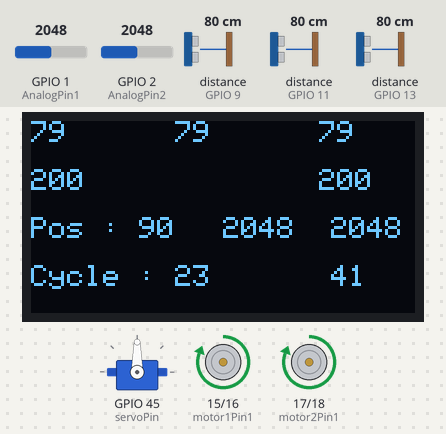
This sketch was run on a simulated ESP32-S3. Parts: 128×64 one-colour display, servo, motor-driver pin pairs drawn as motors (green arrow = first pin HIGH = forward, orange = second pin HIGH = backward, longer = more drive, scaled by the enable pin). Wiring (inferred from the names in the program): 3 × ultrasonic range finder: trigger GPIO 10, echo GPIO 9 / trigger GPIO 12, echo GPIO 11 / trigger GPIO 14, echo GPIO 13. Inputs (shaded band) come from the test bench; at power-on: distance to the obstacle (sensors on GPIO 9, GPIO 11, GPIO 13) 80 cm, GPIO 1 (AnalogPin1) = 2048, GPIO 2 (AnalogPin2) = 2048. The echo pulse lasts 58.3 µs per cm.

Above: at 1.2 s.
1.3 s: distance to the obstacle (sensor on GPIO 9) set to 12 cm
At 1.52 s:
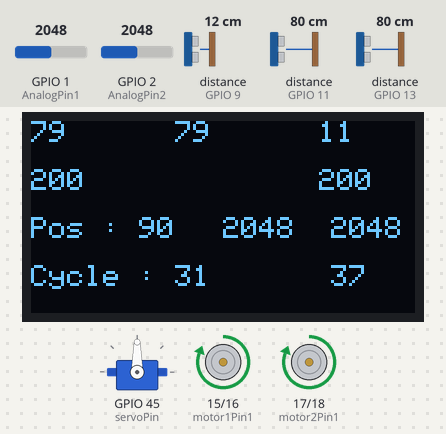
2.8 s: distance to the obstacle (sensor on GPIO 9) set to 9 cm
At 2.9 s:
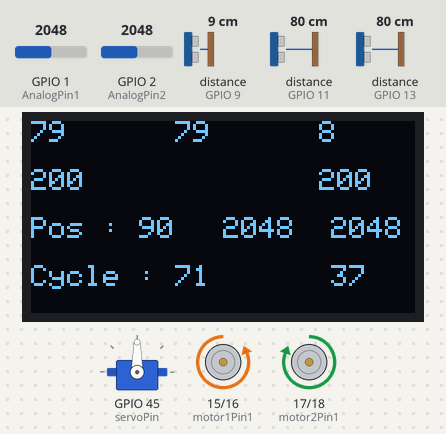
4.6 s: distance to the obstacle (sensor on GPIO 11) set to 2 cm
At 4.69 s:
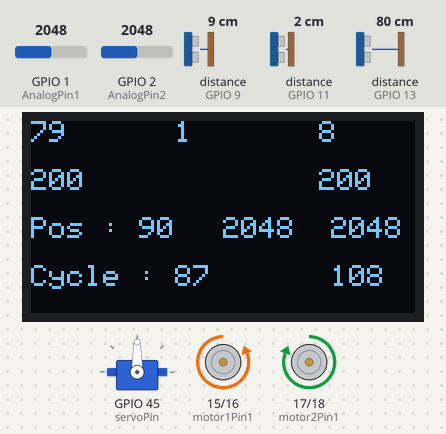
6.1 s: distance to the obstacle (sensor on GPIO 13) set to 10 cm
At 6.19 s:
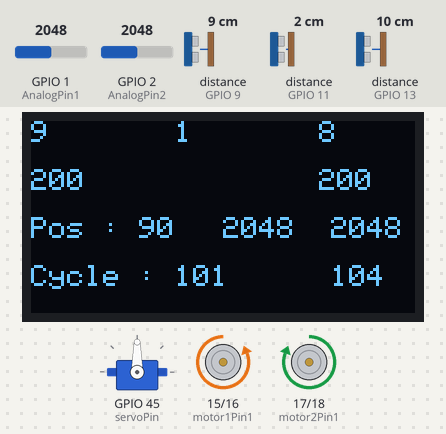
7.6 s: distance to the obstacle (sensor on GPIO 13) set to 7 cm
At 7.74 s:
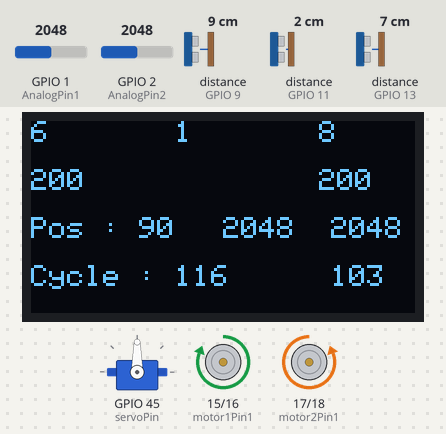
9.5 s: GPIO 1 (AnalogPin1) set to 2866
At 9.6 s:
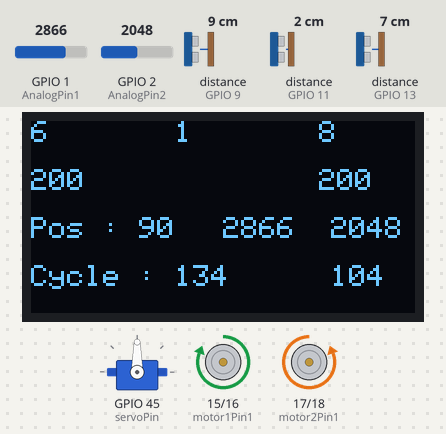
Timing chart, 0 to 12.0 s (numbered marks = the images above; inputs shaded):
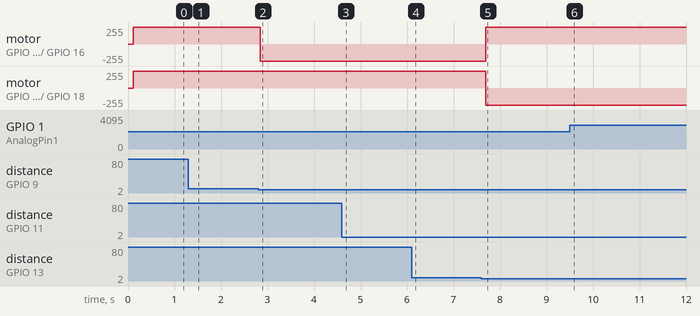

The sketch:

Code_principale_V1.ino
```cpp
#include <Wire.h>
#include <Adafruit_GFX.h>
#include <Adafruit_SSD1306.h>

#include <ESP32Servo.h>
Servo myservo;

#define SCREEN_WIDTH 128 // Largeur de l'écran OLED en pixels
#define SCREEN_HEIGHT 64 // Hauteur de l'écran OLED en pixels
Adafruit_SSD1306 display(SCREEN_WIDTH, SCREEN_HEIGHT, &Wire, -1);

#define I2C_SDA 5
#define I2C_SCL 6

// Configuration des moteurs
int motor1Pin1 = 15; // Pin du moteur 1, direction 1
int motor1Pin2 = 16; // Pin du moteur 1, direction 2
int enable1Pin = 7;  // Pin d'activation du moteur 1
int motor2Pin1 = 17; // Pin du moteur 2, direction 1
int motor2Pin2 = 18; // Pin du moteur 2, direction 2
int enable2Pin = 8;  // Pin d'activation du moteur 2

// Paramètres PWM
const int freq = 30000;       // Fréquence PWM
const int resolution = 8;     // Résolution en bits
int dutyCycle = 255;          // Rapport cyclique (0-255)

// Pins pour les capteurs ultrasons
const int trigPinAM = 12; // Avant Milieu (Trig)
const int echoPinAM = 11; // Avant Milieu (Echo)
const int trigPinAG = 14; // Avant Gauche (Trig)
const int echoPinAG = 13; // Avant Gauche (Echo)
const int trigPinAD = 10; // Avant Droite (Trig)
const int echoPinAD = 9;  // Avant Droite (Echo)
const int trigPinCD = 41; // Côté Droit (Trig)
const int echoPinCD = 40; // Côté Droit (Echo)
const int trigPinCG = 38; // Côté Gauche (Trig)
const int echoPinCG = 39; // Côté Gauche (Echo)

int ultraAM = 200;
int ultraAG = 200;
int ultraAD = 200;
int ultraCG = 200;
int ultraCD = 200;

// Définition de la vitesse du son en cm/µs
#define SOUND_SPEED 0.034
#define CM_TO_INCH 0.393701

long duration;       // Durée de l'impulsion
float distanceCm;    // Distance en cm

//servo moteur
int servoPin = 45;
int pos = 0;    // variable to store the servo position


//
int oldTime = millis();
int cycle = 1;
//Variable machine a etat
int etatRobot = 0;

//Capteur Droite
const int AnalogPin1 = 1;
int AnalogValue1 = 4095;
//Cateur Gauche
const int AnalogPin2 = 2;
int AnalogValue2 = 4095;

// ---------------------------------------------------------------------

void setup() {
  // Initialisation de l'I2C
  Wire.begin(I2C_SDA, I2C_SCL);

  // Configuration des pins des capteurs ultrasons
  pinMode(trigPinAM, OUTPUT); // Définir le trigPin comme une sortie
  pinMode(echoPinAM, INPUT);  // Définir l'echoPin comme une entrée
  pinMode(trigPinAG, OUTPUT);
  pinMode(echoPinAG, INPUT);
  pinMode(trigPinAD, OUTPUT);
  pinMode(echoPinAD, INPUT);
  pinMode(trigPinCD, OUTPUT);
  pinMode(echoPinCD, INPUT);
  pinMode(trigPinCG, OUTPUT);
  pinMode(echoPinCG, INPUT);

  // Configurer les pins des moteurs comme sorties
  pinMode(motor1Pin1, OUTPUT);
  pinMode(motor1Pin2, OUTPUT);
  pinMode(enable1Pin, OUTPUT);
  pinMode(motor2Pin1, OUTPUT);
  pinMode(motor2Pin2, OUTPUT);
  pinMode(enable2Pin, OUTPUT);

  // Capteur IR
  pinMode(AnalogPin1, INPUT);
  pinMode(AnalogPin2, INPUT);

  dutyCycle = 255;
  pos = 90;
  // Configurer les fonctionnalités PWM
  ledcAttach(enable1Pin, freq, resolution);
  ledcAttach(enable2Pin, freq, resolution);

  ledcWrite(enable1Pin, dutyCycle);
  ledcWrite(enable2Pin, dutyCycle);

  // Déclaration de l'écran
  //  !!! Si non déclaré : reset en boucle de l'esp et blue screen de l'ordinateur -> upload un code vierge !!!
  display.begin(SSD1306_SWITCHCAPVCC, 0x3C);

  delay(20);

  ESP32PWM::allocateTimer(6);
  myservo.setPeriodHertz(50);    // standard 50 hz servo
	myservo.attach(servoPin, 1000, 2000); // attaches the servo on pin 18 to the servo object

  display.clearDisplay();
  display.setTextSize(1);
  display.setTextColor(WHITE);
  display.setCursor(0, 10);

  display.println("ROBOT A2 A2I");
  display.display();

}

// ---------------------------------------------------------------------

void loop() {

  ultraAM = readSensor(trigPinAM, echoPinAM);
  ultraAG = readSensor(trigPinAG, echoPinAG);
  ultraAD = readSensor(trigPinAD, echoPinAD);
  //ultraCD = readSensor(trigPinCD, echoPinCD);
  //ultraCG = readSensor(trigPinCG, echoPinCG);

  AnalogValue1 = analogRead(AnalogPin1);
  AnalogValue2 = analogRead(AnalogPin2);

  display.clearDisplay();

  display.setTextSize(1);
  display.setTextColor(WHITE);

  affichageUltrason();
  affichageCycle();
  affichageIR();

  display.display();

  switch(etatRobot){
    case 0 :
      avancer();
      break;


    default : break;

  }

/*
  if (ultraAM < 20){
    motorStop();
  } else {
    forward();
  }
*/
  myservo.write(pos);

}

// ---------------------------------------------------------------------

int readSensor(int trigPin, int echoPin){


  // Fonction pour mesurer la distance avec un capteur ultrason
  digitalWrite(trigPin, LOW);
  delayMicroseconds(2);
  digitalWrite(trigPin, HIGH);
  delayMicroseconds(10);
  digitalWrite(trigPin, LOW);

  duration = pulseIn(echoPin, HIGH); // Lire la durée de l'écho
  distanceCm = duration * SOUND_SPEED / 2; // Calculer la distance
  return distanceCm;
}

void avancer(){

  if (ultraAM < 10){
    //backward();
    //delay(100);
    if(ultraAD <= ultraAG){
      gauche();
    } else {
      droite();
    }
    delay(75);

  } else if ( ultraAD < 10) {
    //backward();
    //delay(100);
    gauche();
    delay(75);
  } else if (ultraAG < 10){
    //backward();
    //delay(100);
    droite();
    delay(75);
  } else {
    forward();
  }


}

void forward() {

  // Move the DC motor forward at maximum speed
  digitalWrite(motor1Pin1, HIGH);
  digitalWrite(motor1Pin2, LOW);
  digitalWrite(motor2Pin1, HIGH);
  digitalWrite(motor2Pin2, LOW);

}

void gauche() {

  // Move the DC motor forward at maximum speed
  digitalWrite(motor1Pin1, LOW);
  digitalWrite(motor1Pin2, HIGH);
  digitalWrite(motor2Pin1, HIGH);
  digitalWrite(motor2Pin2, LOW);

}

void droite() {

  // Move the DC motor forward at maximum speed
  digitalWrite(motor1Pin1, HIGH);
  digitalWrite(motor1Pin2, LOW);
  digitalWrite(motor2Pin1, LOW);
  digitalWrite(motor2Pin2, HIGH);

}

void backward() {
  // Faire reculer les moteurs à pleine vitesse
  digitalWrite(motor1Pin1, LOW);
  digitalWrite(motor1Pin2, HIGH);
  digitalWrite(motor2Pin1, LOW);
  digitalWrite(motor2Pin2, HIGH);
}

void motorStop() {
  // Arreter les moteurs
  digitalWrite(motor1Pin1, LOW);
  digitalWrite(motor1Pin2, LOW);
  digitalWrite(motor2Pin1, LOW);
  digitalWrite(motor2Pin2, LOW);
}

void affichageUltrason(){
// Affichage des distances des ultrasons sur l'écran arrières
  // ULtrason Avant
  display.setCursor(48, 0);
  display.println(ultraAM);

  // ULtrason Avant Gauche
  display.setCursor(0, 0);
  display.println(ultraAG);

  // ULtrason Avant Droite
  display.setCursor(96, 0);
  display.println(ultraAD);

  // ULtrason Arrière Gauche
  display.setCursor(0, 16);
  display.println(ultraCG);

  // Ultrason Arrière Droite
  display.setCursor(96, 16);
  display.println(ultraCD);

}


void affichageCycle(){
// Affichage du nombres de cycles et millisecondes par cycle
// Celà permet un débug le prog
  //Nombre de cycles
  display.setCursor(0, 48);
  display.print("Cycle : ");
  display.println(cycle);
  cycle = cycle + 1;

  //Milliseconde par cycle
  display.setCursor(100, 48);
  display.println(millis() - oldTime);
  oldTime = millis();
}

void affichageIR(){
// Affichage de la variable pos du servomoteur du cateur infrarouge
  display.setCursor(0, 32);
  display.print("Pos : ");
  display.println(pos);
  display.setCursor(64, 32);
  display.print(AnalogValue1);
  display.print("  ");
  display.println(AnalogValue2);
}
```

Measured:
- the behaviour switches between 11 and 10 cm on distance to the obstacle (sensor on GPIO 9) (found by bisection; images 1 and 2)
- the behaviour switches between 9 and 8 cm on distance to the obstacle (sensor on GPIO 13) (found by bisection; images 4 and 5)
- after the input at 2.8 s, motor on GPIO 15 (motor1Pin1) / GPIO 16 (motor1Pin2): forward 255/255 → backward 255/255 after 0.05 s
- after the input at 7.6 s, motor on GPIO 15 (motor1Pin1) / GPIO 16 (motor1Pin2): backward 255/255 → forward 255/255 after 0.10 s; motor on GPIO 17 (motor2Pin1) / GPIO 18 (motor2Pin2): forward 255/255 → backward 255/255 after 0.10 s
